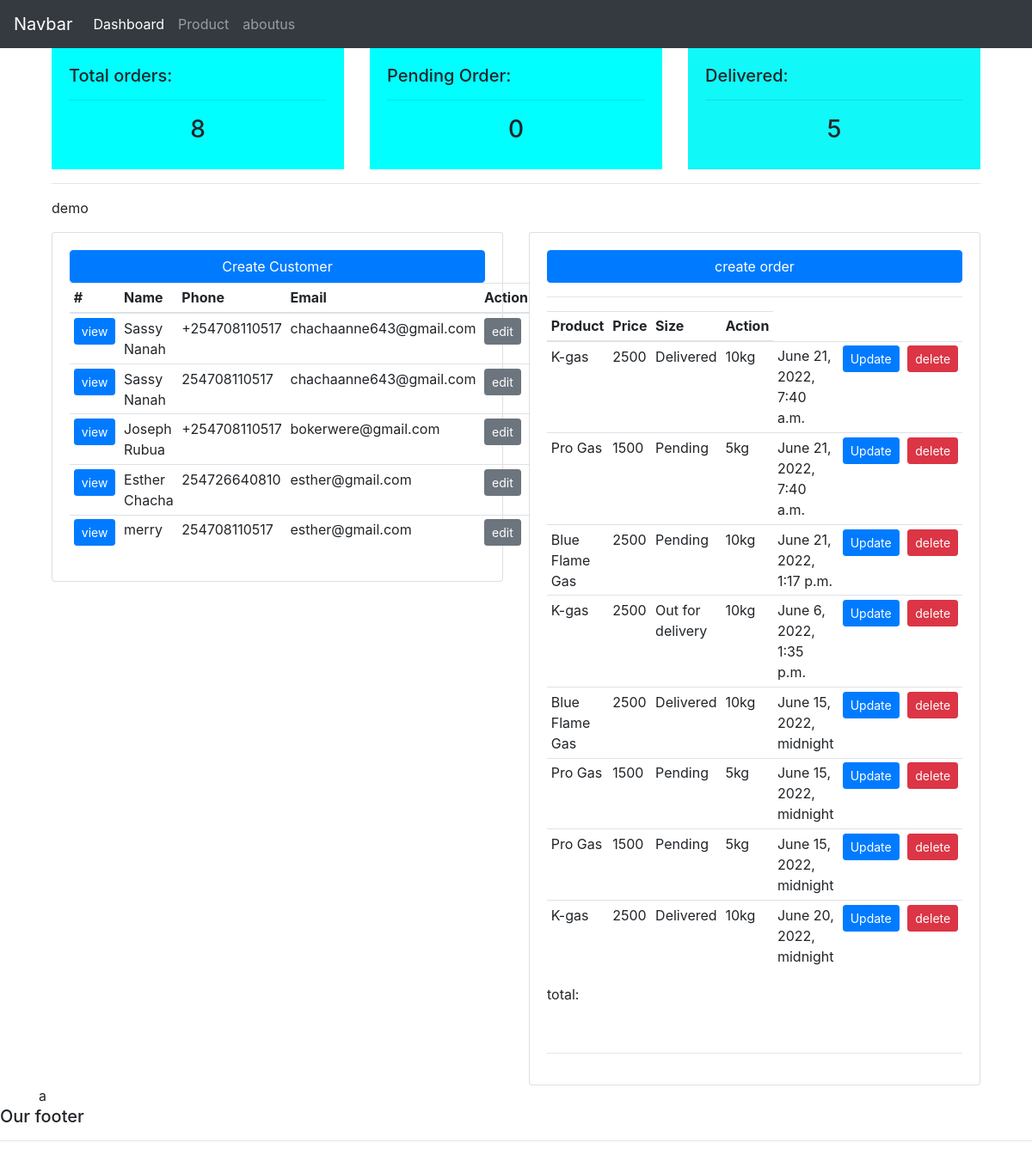
The page / on the database its author committed.
### customers/models.py (models this page shows, shortened)
class Customer(models.Model):
    name=models.CharField(max_length=200 ,null=True)
    email=models.CharField(max_length=200 ,null=True)
    phone=models.CharField(max_length=200 ,null=True)
    location=models.CharField(max_length=200 ,null=True)
    date_created=models.DateTimeField(auto_now_add=True,null=True)

class Order(models.Model):
    customer=models.ForeignKey(Customer, on_delete=models.SET_NULL,null=True)
    product=models.ForeignKey(Product, on_delete=models.SET_NULL,null=True)
    STATUS=(('Pending ','Pending'),
                  ('Delivered ','Delivered') ,
                  ('Out for delivery ','Out for delivery') )
    status=models.CharField(max_length=200,null=True,choices=STATUS)
    date_created=models.DateTimeField(auto_now_add=True,null=True)

class Product(models.Model):
    product_name=models.CharField(max_length=200 ,null=True)
    description=models.CharField(max_length=200 ,null=True)
    price=models.IntegerField(null=True)
    size=models.CharField(max_length=200,null=True)
    date_created=models.DateTimeField(auto_now_add=True,null=True)
    def __str__(self) :
        return self.product_name

### customers/views.py (the view)
# urls.py: 2. Add a URL to urlpatterns:  path('', views.home, name='home')
def home(request):
    customers=Customer.objects.all()
    products=Product.objects.all()
    total_products=products.count()
    orders=Order.objects.all()
    total_order=orders.count()
    pending=orders.filter(status='Pending').count()
    print(pending)
    print("+++++++++++++++++++++++++++++++++++++++++++++++")
    context={"customers":customers,"products":products ,
    "total_products":total_products,"total_order":total_order,"pending":pending, "orders":orders}
    return render(request, 'customers/dashboard.html' ,context)

### customers/templates/customers/dashboard.html (shortened to what this page needs)
{% extends 'customers/main.html' %}
{% block content %}
<div class="container">
  <div class="col">
    <div class="row">
        <div class="col-md">
            <div class="card-body" style="background-color:aqua ;">
               <h5>Total orders:</h5>
               <hr>
              <h3 style="text-align:center;padding: 1px; ;">{{total_order}}</h3>
            </div>
        </div>
           <div class="col-md">
            <div class="card-body" style="background-color:aqua ;">
               <h5>Pending Order:</h5>
               <hr>
              <h3 style="text-align:center;padding: 1px; ;">{{pending}}</h3>
            </div>
        </div>
           <div class="col-md">
            <div class="card-body" style="background-color:rgb(17, 248, 248) ;">
               <h5>Delivered:</h5>
               <hr>
              <h3 style="text-align:center;padding: 1px; ;">{{total_products}}</h3>
            </div>
        </div>
    </div>
    <hr>
     <p>demo</p>
      <div class="row">
        <div class="col col-md-6">
          <div class="card card-body">
            <a href="{% url 'create-customer' %}" class="btn btn-block btn-primary">Create Customer</a>
                <table class="table table-hover table-sm">
                <thead>
                  <tr>
                    <th>#</th>
                    <th>Name</th>
                    <th>Phone</th>
                    <th>Email</th>
                    <th>Action</th>
                  </tr>
                </thead>
                <tbody>
                  {% for customer in customers %}
                  <tr>
                    <td> <a href="{%  url 'customer' customer.id  %}" class="btn btn-sm btn-primary">view</a></td>
                    <td>{{customer.name}}</td>
                    <td>{{customer.phone}}</td>
                    <td>{{customer.email}}</td>
                    <td> <a href="{%  url 'update-customer' customer.id  %}" class="btn btn-sm btn-secondary">edit</a></td>
                  </tr>
                  {% endfor %}
                </tbody>
              </table>
          </div>
        </div>
         <div class=" col col-md-6">
         <div class="card card-body">
         <a href="{% url 'create-order' %}" class="btn btn-primary btn-block">create order</a>
         <hr>
               <table class="table table-hover table-sm">
              <thead>
                <tr>
                  <th>Product</th>
                  <th>Price</th>
                  <th>Size</th>
                  <th>Action</th>
                </tr>
              </thead>
              <tbody>
                {% for order in orders %}
                <tr>
                  <td>{{ order.product }}</td>
                  <td>{{ order.product.price }}</td>
                  <td>{{ order.status }}</td>
                  <td>{{ order.product.size }}</td>
                  <td>{{ order.date_created }}</td>
                  <td> <a href="{% url 'update-order' order.id %}" class="btn btn-sm btn-primary">Update</a></td>
                  <td> <a href="{% url 'delete-order' order.id %}" class="btn btn-sm btn-danger">delete</a></td>
                </tr>
                {% endfor %}
              </tbody>
            </table>
          <p>total: <span><h1 >{{price__sum}}</h1></span></p>
          <hr>
           </div>
            </div>
         </div>
      </div>
a
       </div>
{% endblock %}

### customers/templates/customers/main.html (shortened to what this page needs)
<!DOCTYPE html>
<html lang="en">
<head>
    <link rel="stylesheet" href="https://cdn.jsdelivr.net/npm/bootstrap@4.4.1/dist/css/bootstrap.min.css">
<body>
    {% include 'customers/Navbar.html' %}
    {% block content %}
    {% endblock %}
    <h5>Our footer</h5><hr>
</body>
</html>

### customers/templates/customers/Navbar.html (shortened to what this page needs)
<nav class="navbar navbar-expand-lg navbar-dark bg-dark">
    <a class="navbar-brand" href="#">Navbar</a>
    <div class="collapse navbar-collapse" id="navbarNav">
      <ul class="navbar-nav">
        <li class="nav-item active">
          <a class="nav-link" href="{% url 'home' %}">Dashboard</a>
        </li>
        <li class="nav-item">
          <a class="nav-link" href="{% url 'product' %}">Product</a>
        </li>
        <li class="nav-item">
          <a class="nav-link" href="#">aboutus</a>
        </li>
      </ul>
    </div>
  </nav>

### rows shown on the page
Customer: name "Sassy Nanah", phone "+254708110517", email "chachaanne643@gmail.com"
Customer: name "Sassy Nanah", phone "254708110517", email "chachaanne643@gmail.com"
Customer: name "Joseph Rubua", phone "+254708110517", email "bokerwere@gmail.com"
Customer: name "Esther Chacha", phone "254726640810", email "esther@gmail.com"
Customer: name "merry", phone "254708110517", email "esther@gmail.com"
Order: product "K-gas", product.price "2500", status "Delivered", product.size "10kg", date_created "June 21, 2022, 7:40 a.m."
Order: product "Pro Gas", product.price "1500", status "Pending", product.size "5kg", date_created "June 21, 2022, 7:40 a.m."
Order: product "Blue Flame Gas", product.price "2500", status "Pending", product.size "10kg", date_created "June 21, 2022, 1:17 p.m."
Order: product "K-gas", product.price "2500", status "Out for delivery", product.size "10kg", date_created "June 6, 2022, 1:35 p.m."
Order: product "Blue Flame Gas", product.price "2500", status "Delivered", product.size "10kg", date_created "June 15, 2022, midnight"
Order: product "Pro Gas", product.price "1500", status "Pending", product.size "5kg", date_created "June 15, 2022, midnight"
Order: product "Pro Gas", product.price "1500", status "Pending", product.size "5kg", date_created "June 15, 2022, midnight"
Order: product "K-gas", product.price "2500", status "Delivered", product.size "10kg", date_created "June 20, 2022, midnight"

### other values the page prints
{{ total_order }} "8"
{{ pending }} "0"
{{ total_products }} "5"
